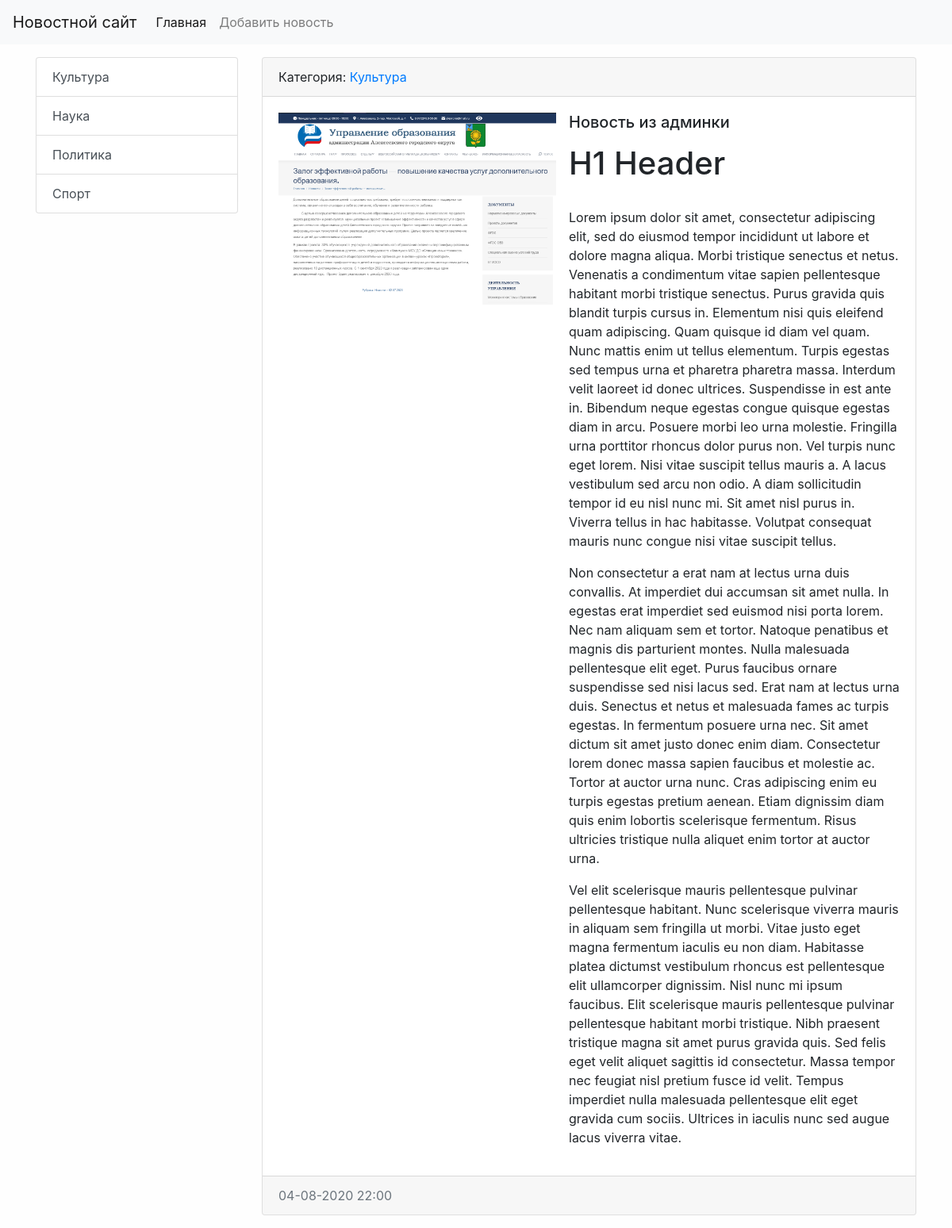
The app's page /news/7/ with its own data.
### news/models.py (models this page shows, shortened)
class Categories(models.Model):
    title = models.CharField(max_length=255, verbose_name='Наименование', db_index=True)
    def get_absolute_url(self):
        return reverse('category', kwargs={"category_id": self.pk})
    def __str__(self):
        return self.title
    class Meta:
        verbose_name = 'Категория'
        verbose_name_plural = 'Категории'
        ordering = ['title']

class News(models.Model):
    objects = None
    title = models.CharField(max_length=255, verbose_name='Наименование')
    content = models.TextField(blank=True, verbose_name='Контент')
    created_at = models.DateTimeField(auto_now_add=True, verbose_name='Дата публикации')
    update_at = models.DateTimeField(auto_now=True, verbose_name='Дата обновления')
    photo = models.ImageField(upload_to='photos/%Y/%m/%d/', verbose_name='Фото', blank=True)
    is_published = models.BooleanField(default=True, verbose_name='Опубликовано')
    category = models.ForeignKey('Categories', on_delete=models.PROTECT, null=True, verbose_name='Категория')
    class Meta:
        verbose_name = 'Новость'
        verbose_name_plural = 'Новости'
        ordering = ['-created_at']

### news/views.py (the view)
# urls.py: path('news/<int:news_id>/', view_news, name='view_news'),
def view_news(request, news_id):
    news_item = get_object_or_404(News, pk=news_id)
    return render(request, 'news/view_news.html', {'news_item': news_item})

### news/templatetags/news_tags.py (called while the page is built)
@register.inclusion_tag('news/list_categories.html')
def show_categories():
    categories = Categories.objects.all()
    return {"categories": categories,}

### news/templates/news/view_news.html (shortened to what this page needs)
{% extends 'base.html' %}
{% block sidebar %}
    {% include 'inc/_sidebar.html' %}
{% endblock %}
{% block content %}
        <div class="card mb-3">
            <div class="card-header">
                Категория: <a href="{{ news_item.category.get_absolute_url }}">{{ news_item.category }}</a>
            </div>
            <div class="card-body">
                <div class="media">
                    {% if news_item.photo %}
                        <img src="{{ news_item.photo.url }}" alt="" width="350" class="mr-3">
                    {% else %}
                        <img src="https://picsum.photos/seed/picsum/350/235" alt="" class="mr-3">
                    {% endif %}
                    <div class="media-body">
                        <h5 class="card-title">{{ news_item.title }}</h5>
                        <p class="card-text">{{ news_item.content|safe|linebreaks }}</p>
                    </div>
                </div>
            </div>
            <div class="card-footer text-muted">
                {{ news_item.created_at|date:'d-m-Y H:i' }}
            </div>
        </div>
{% endblock %}

### news/templates/news/list_categories.html
<div class="list-group">
    {% for item in categories %}
        <a href="{{ item.get_absolute_url }}" class="list-group-item list-group-item-action">
            {{ item.title }}
        </a>
    {% endfor %}
</div>

### mysite/static/css/style.css (style rules this page uses)
body { background-color: #fefefe; }

### records on screen
Categories: title "Культура"
Categories: title "Наука"
Categories: title "Политика"
Categories: title "Спорт"
News: category "Культура", photo (picture), title "Новость из админки", content "H1 Header Lorem ipsum dolor sit amet, consectetur adipiscing elit, sed do eiusmod tempor incididunt ut labore et dolore magna aliqua. Morbi tristique senectus et netus. Venenatis a condimentum vitae sapien pellentesque habitant morbi tristique senectus. Purus gravida quis blandit turpis cursus in. Elementum nisi quis eleifend quam adipiscing. Quam quisque id diam vel quam. Nunc mattis enim ut tellus elementum. Turpis egestas sed tempus urna et pharetra pharetra massa. Interdum velit laoreet id donec ultrices. Suspendisse in est ante in. Bibendum neque egestas congue quisque egestas diam in arcu. Posuere morbi leo urna molestie. Fringilla urna porttitor rhoncus dolor purus non. Vel turpis…", created_at "04-08-2020 22:00"
